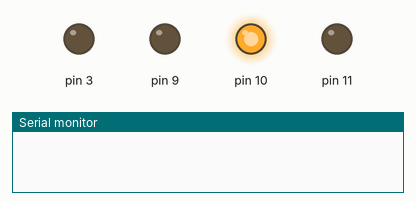
The sketch below on a simulated Arduino Uno, built with avr-gcc and run on an emulated ATmega328P. Parts: output pins drawn as LEDs (lit = HIGH), the last lines printed to the serial monitor.

Above: at 0.8 s.
At 3.97 s:
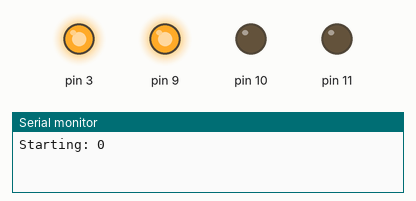
At 7.4 s:
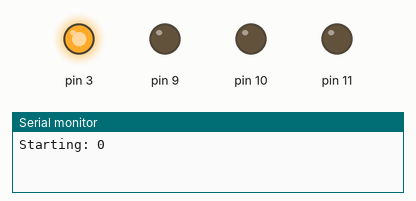
At 9.7 s:
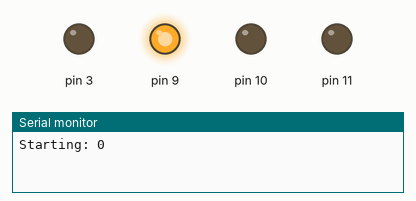
At 13.37 s:
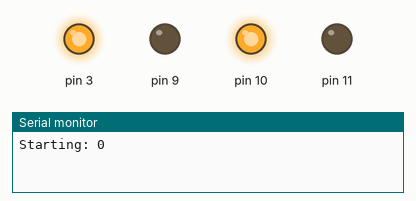
At 20.1 s:
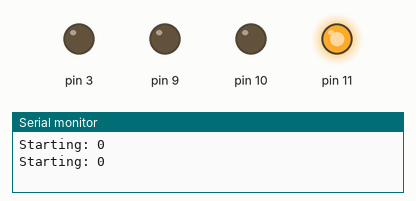
Timing chart, 0 to 22.7 s (numbered marks = the images above):
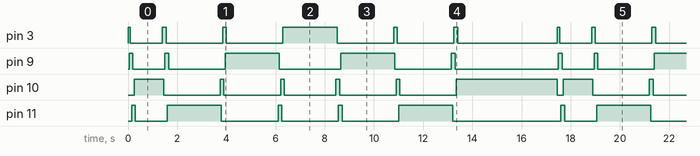

Measured:
- by itself, pin 3: repeats every 17.5 s: LOW 1.3 s, 2 × (HIGH 0.15 s, LOW 2.3 s), HIGH 2.2 s, 2 × (LOW 2.3 s, HIGH 0.15 s), LOW 4.1 s, HIGH 0.10 s
- by itself, pin 10: repeats every 17.5 s: 2 × (LOW 2.3 s, HIGH 0.15 s), LOW 2.1 s, 2 × (HIGH 0.15 s, LOW 2.3 s), HIGH 4.1 s, LOW 0.25 s, HIGH 1.2 s
- by itself, pin 11: repeats every 17.5 s: LOW 1.3 s, HIGH 2.2 s, 2 × (LOW 2.3 s, HIGH 0.15 s), LOW 2.3 s, HIGH 2.2 s, LOW 4.4 s, HIGH 0.15 s
- by itself, pin 9: repeats every 17.5 s: LOW 1.3 s, HIGH 0.15 s, LOW 2.3 s, HIGH 2.2 s, LOW 2.5 s, HIGH 2.2 s, LOW 2.3 s, HIGH 0.15 s, LOW 4.2 s, HIGH 0.15 s

The sketch:

microstepper.ino
```cpp
#include <Arduino.h>

/************ Microstepper Class ****************/
class Microstepper {
  public:
    struct PinList{
      int A_plus;
      int A_minus;
      int B_plus;
      int B_minus;
    };
    Microstepper() = delete;
    Microstepper(int full_rot_count, int delay_btwn_loop, PinList pins)
      : full_rot_count(full_rot_count), delay_btwn_loop(delay_btwn_loop), pins(pins)
    {
      // Calibration to set current_idx to some value.  PI/3 is arbitary.  The microstpeper sometimes overshoot
      // in its first run because current_idx is unknown.
      rotate(PI/3, true);
      delay(1000);
    }
    void rotate(double angle, bool clockwise);

  private:
    const int full_rot_count = 42;
    const int delay_btwn_loop = 50;
    const PinList pins;
    static const double phase_shift_B;   // pi/2
    static const double delta_time_factor;
    static const int rotation_bitmap[8][4];

    // Keeps track of where in the rotation bitmap it is at.
    int current_idx = -1;
};

// Initializing static member variables in Microstepper class.
const double Microstepper::phase_shift_B = 1.5708;
const double Microstepper::delta_time_factor = 0.3;
const int Microstepper::rotation_bitmap[8][4] = {
      {HIGH, LOW, LOW, LOW},
      {HIGH, LOW, HIGH, LOW},
      {LOW, LOW, HIGH, LOW},
      {LOW, HIGH, HIGH, LOW},
      {LOW, HIGH, LOW, LOW},
      {LOW, HIGH, LOW, HIGH},
      {LOW, LOW, LOW, HIGH},
      {HIGH, LOW, LOW, HIGH}
};

void Microstepper::rotate(double angle, bool clockwise)
{
  int steps{ round(angle / (2*PI) * full_rot_count) };
  if (current_idx == -1)
    current_idx = clockwise ? 0 : 7;

  for (int i{0}; i < steps; ++i) {
    digitalWrite(pins.A_plus, rotation_bitmap[current_idx][0]);
    digitalWrite(pins.A_minus, rotation_bitmap[current_idx][1]);
    digitalWrite(pins.B_plus, rotation_bitmap[current_idx][2]);
    digitalWrite(pins.B_minus, rotation_bitmap[current_idx][3]);

    // Increment if clockwise is true, decrement if false
    clockwise ? ++current_idx : --current_idx;

    if (current_idx < 0) {
      current_idx = 7;
    }
    else if (current_idx > 7) {
      current_idx = 0;
    }

    delay(delay_btwn_loop);
  }

  // Undo last increment because rotation direction might change
  clockwise ? --current_idx : ++current_idx;
}

/*************** Microstepper Class End *********************/

void setup()
{
  pinMode(3, OUTPUT);
  pinMode(11, OUTPUT);
  pinMode(9, OUTPUT);
  pinMode(10, OUTPUT);

  Serial.begin(9600);
}

int count = 0;
// steps = 42.  delay = 50 or 500

void loop()
{
  Microstepper stepper1(42, 50, {3, 11, 9, 10});

  if(count <= 0) {
    Serial.print("\nStarting: ");
    Serial.println(count);

    // stepper1.rotate(PI/2, true);
    // delay(2000);
    // stepper1.rotate(PI/2, true);
    // delay(2000);
    // stepper1.rotate(PI/2, true);
    // delay(2000);
    // stepper1.rotate(PI/2, true);
    // delay(2000);

    // stepper1.rotate(2*PI, false);
    // delay(2000);
    // stepper1.rotate(2*PI, true);
    // delay(2000);

    stepper1.rotate(PI/3, true);
    delay(2000);
    stepper1.rotate(PI/3, true);
    delay(2000);
    stepper1.rotate(PI/3, true);
    delay(2000);
    stepper1.rotate(PI/3, false);
    delay(2000);
    stepper1.rotate(PI/3, false);
    delay(2000);
    stepper1.rotate(PI/3, false);
    delay(2000);
  }

  count = 0;
  delay(2000);
}
```
